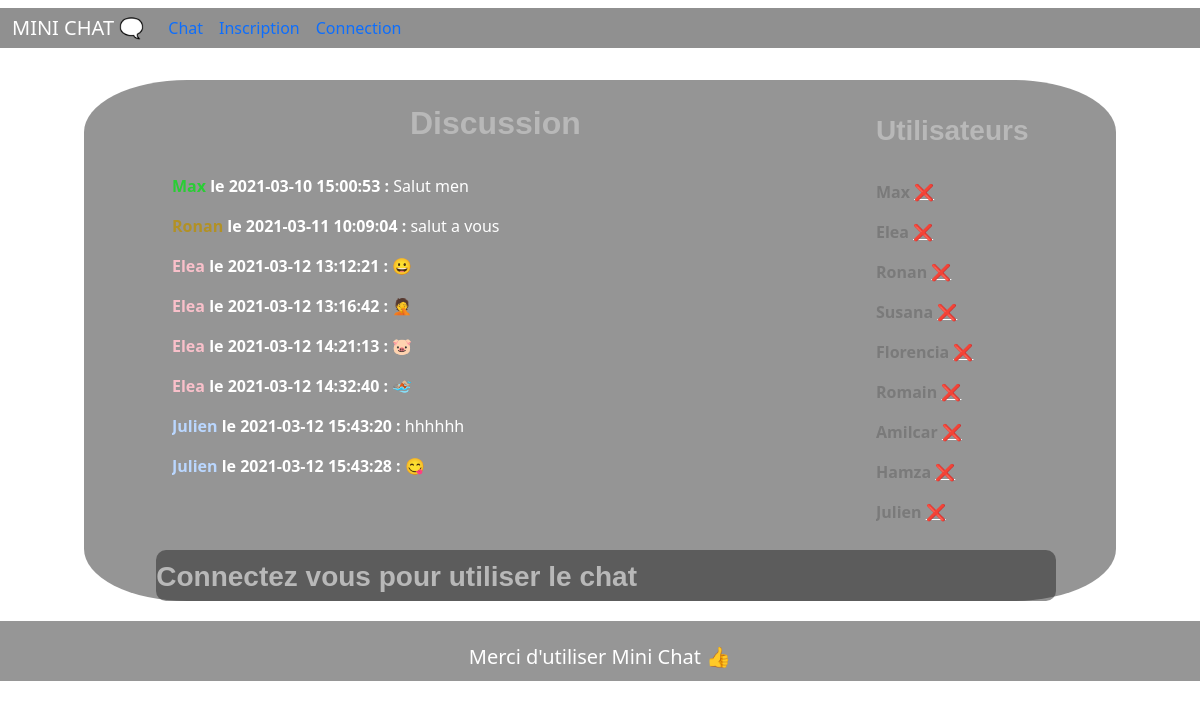
The page / on the database its author committed.
### tables this page shows
CREATE TABLE `MSG` (
  `id` int(11) NOT NULL,
  `idUser` int(11) NOT NULL,
  `DateTime` datetime NOT NULL DEFAULT current_timestamp(),
  `content` varchar(255) NOT NULL
);

CREATE TABLE `Users` (
  `id` int(11) NOT NULL,
  `pseudo` varchar(25) NOT NULL,
  `DateTime` datetime NOT NULL DEFAULT current_timestamp(),
  `AdresseIP` varchar(25) NOT NULL,
  `password` text NOT NULL,
  `color` text NOT NULL
);

### index.php (the view, shortened to what this page needs)
<?php require_once(__DIR__ . "/requetes/pdo.php");
$AllUsers = $pdo->prepare("SELECT pseudo , id FROM Users");
$AllUsers->execute();
?>
<!DOCTYPE html>
<html lang="en">
<?php include("../Chat/include/header.php"); ?>
<body>
    <br>
    <div class="containerMSG">
        <div class="row">
            <div class="col-sm-1"></div>
            <div class="message col-sm-8"><br>
                <h2>Discussion</h2><br>
                <div class="containerMessage" id="scroll">
                    <?php
                        include('./requetes/chargeMSG.php');
                    ?>
                </div>
            </div>
            <div class="Users-connected col-sm-2"><br>
                <h3> Utilisateurs </h3><br>
                <div class="containerUsers">
                    <?php foreach ($AllUsers->fetchAll() as $Users) {
                    ?> <p>
                            <?= $Users['pseudo'] ?>
                            <a href="deleteUsers.php?id=<?= $Users['id']?>"> ❌ </a>
                        </p>
                    <?php    }
                    ?>
                </div>
            </div>
            <br><br>
            </div>
            <div class="row_Mess">
                <?php if(isset($_GET['id'])){ ?>
                    <div class="pseudoCo col-sm-2">
                        <input type="hidden" name="pseudo" id="pseudo" value="<?= empty($connectedUsers['pseudo']) ? "" : $connectedUsers['pseudo']; ?>">
                        <p> <?= empty($connectedUsers['pseudo']) ? "" : $connectedUsers['pseudo']; ?> </p>
                    </div>
                        <textarea name="content" id="content" placeholder="Message a Envoyer" required></textarea>
                    <div class="boutonEnvoi col-sm-2">
                        <button id="envoi" class="bouton btn-lg btn-danger" onclick="sendMessage()"> Envoi </button>
                    </div>
                <?php }else{ ?>
                    <h3>Connectez vous pour utiliser le chat</h3>
                <?php } ?>
            </div>
        </div>
</body>
<?php include("../Chat/include/footer.php"); ?>
</html>

### include/header.php (shortened to what this page needs)
<head>
    <link href="https://cdn.jsdelivr.net/npm/bootstrap@5.0.0-beta2/dist/css/bootstrap.min.css" rel="stylesheet">
    <link rel="stylesheet" href="custom.css">
    <link rel="stylesheet" href="emoji/emojione.picker.css">
    <link href="dist/emojione.picker.css" rel="stylesheet">
    <nav class="navbar navbar-expand-lg ">
        <div class="container-fluid">
            <a class="navbar-brand" href="" >MINI CHAT 🗨</a>
            <div class="collapse navbar-collapse" id="navbarNav">
                <ul class="navbar-nav">
                    <?php  if (isset($_GET['id'])){  ?>
                        <li class="nav-item">
                            <a class="nav-link active" aria-current="page" href="./index.php?id=<?=$_GET['id']?>">Chat</a>
                        </li>
                        <li class="nav-item">
                            <a class="nav-link" id="deco" href="requetes/deconnect.php?id=<?=$_GET['id']?>"> Deconnexion </a>
                        </li>
                    <?php }else{  ?>
                        <li class="nav-item">
                            <a class="nav-link active" aria-current="page" href="./index.php">Chat</a>
                        </li>
                        <li class="nav-item">
                            <a class="nav-link" href="./inscription.php">Inscription</a>
                        </li>
                        <li class="nav-item">
                            <a class="nav-link" href="./loginUsers.php"> Connection</a>
                        </li>
                    <?php } ?>
                </ul>
            </div>
        </div>
    </nav>
</head>

### requetes/chargeMSG.php (shortened to what this page needs)
<?php
require_once(__DIR__ . "/pdo.php");
$r1 = $pdo->query('SELECT * FROM Users JOIN MSG ON Users.id = MSG.idUser ORDER BY MSG.DateTime ASC');
    while ($donnees = $r1->fetch())
    {
        echo '<strong><span style="color:'.$donnees['color'].';">' . htmlspecialchars($donnees['pseudo']). '</span> le  '.htmlspecialchars($donnees['DateTime']). ' : </strong> ' . htmlspecialchars($donnees['content']) . '</p>';
    }

### include/footer.php (shortened to what this page needs)
<div class="footer">
    <br><h5> Merci d'utiliser Mini Chat 👍 </h5>
</div>

### custom.css (style rules this page uses)
body { background-image: url(https://wallpapercave.com/wp/wp7312547.jpg); background-size: cover; }
.container-fluid { background-color: rgba(34, 34, 34, 0.5); color: white; }
a { color: rgb(255, 255, 255); }
.containerMSG { background-color: rgba(44, 44, 44, 0.5); margin-left: 7%; margin-right: 7% ; max-height: 700px; border-radius: 10%; }
.containerMessage { color: white; overflow-y: auto; max-height: 350px ; }
.containerUsers { color:rgb(122, 122, 122); font-weight: bold; overflow-y: auto; max-height: 350px ; }
h2 { color:rgb(184, 184, 184); font-family: 'Franklin Gothic Medium', 'Arial Narrow', Arial, sans-serif; margin-left: 35%; font-weight: bold; }
h3 { color:rgb(184, 184, 184); margin-top: 10px; font-family: 'Franklin Gothic Medium', 'Arial Narrow', Arial, sans-serif; font-weight: bold; }
.row_Mess { background-color:rgba(36, 36, 36, 0.5); border-radius: 10px; width: 900px; margin-top: 20px; margin-left: 7%; margin-bottom: 10px; display: flex; flex-direction: row; }
.footer { background-color:rgba(47, 47, 47, 0.5); height: 60px; margin-top: 20px; }
h5 { text-align: center; color: white; }

### rows shown on the page
msg: DateTime "2021-03-10 15:00:53", content "Salut men"
msg: DateTime "2021-03-11 10:09:04", content "salut a vous"
msg: idUser.pseudo "Elea", DateTime "2021-03-12 13:12:21", content "😀"
msg: idUser.pseudo "Elea", DateTime "2021-03-12 13:16:42", content "🤦"
msg: idUser.pseudo "Elea", DateTime "2021-03-12 14:21:13", content "🐷"
msg: idUser.pseudo "Elea", DateTime "2021-03-12 14:32:40", content "🏊🏼"
msg: idUser.pseudo "Julien", DateTime "2021-03-12 15:43:20", content "hhhhhh"
msg: idUser.pseudo "Julien", DateTime "2021-03-12 15:43:28", content "😋"
users: pseudo "Max"
users: pseudo "Elea"
users: pseudo "Ronan"
users: pseudo "Susana"
users: pseudo "Florencia"
users: pseudo "Romain"
users: pseudo "Amilcar"
users: pseudo "Hamza"
users: pseudo "Julien"
